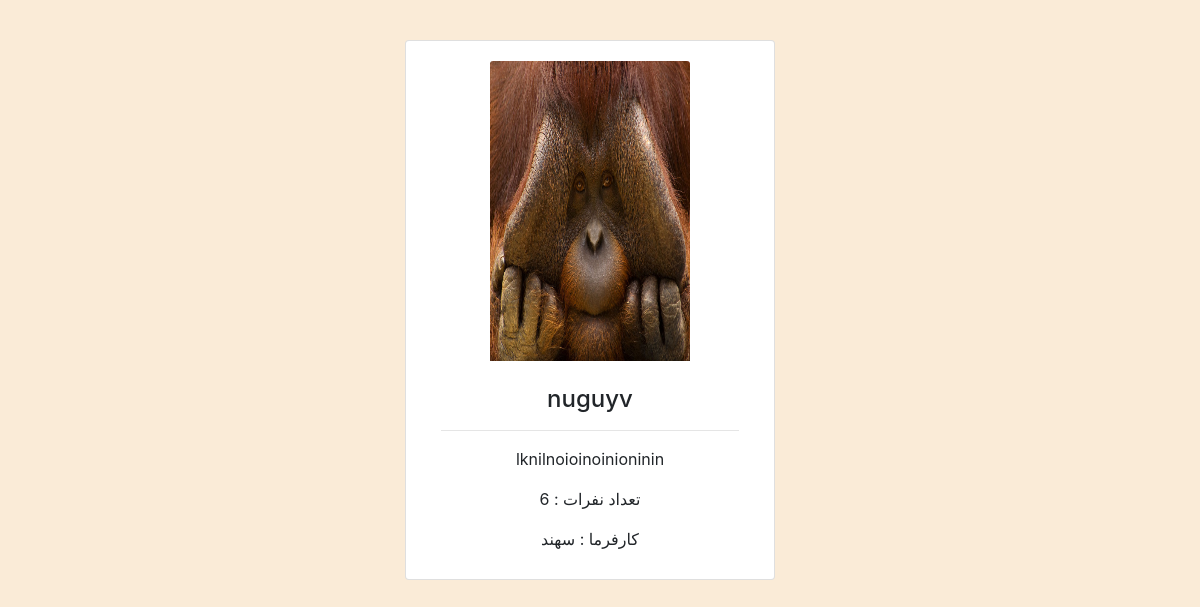
/jobs (signed in), run on an earlier commit of the app's database.
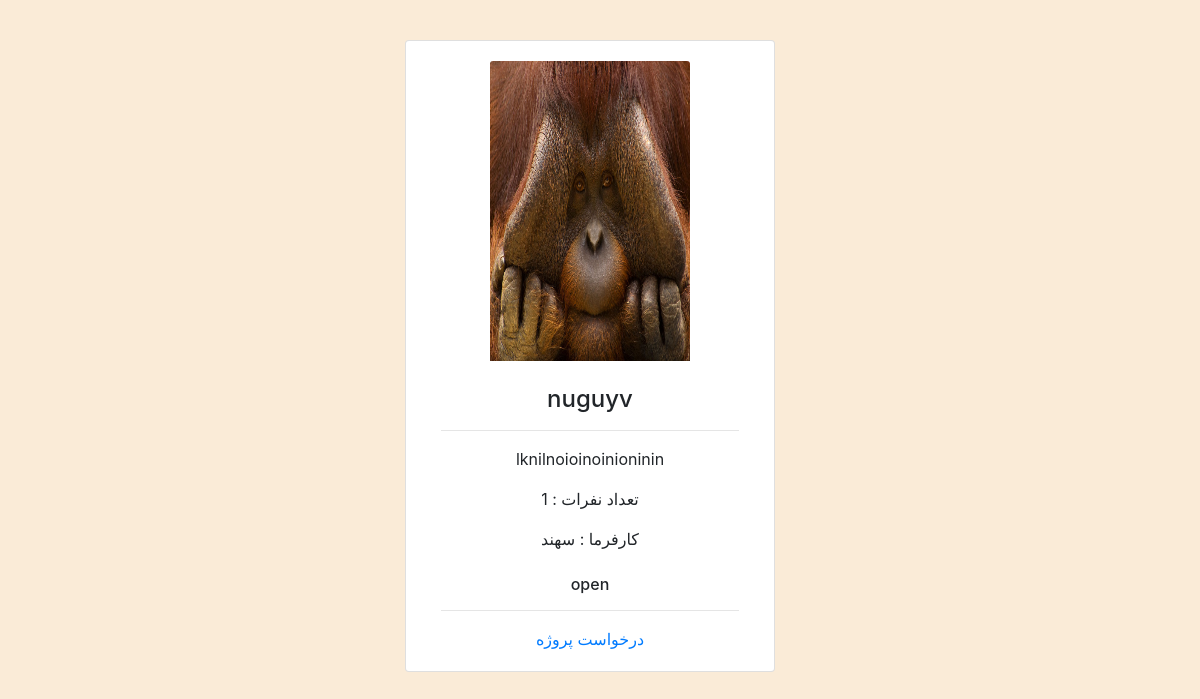
And on a later commit of the database.
### jobs/models.py (models this page shows, shortened)
class jobs(models.Model):
    idemployer = models.ForeignKey(customUser,on_delete = models.CASCADE,related_name='+')
    title = models.CharField(max_length=255)
    description = models.TextField()
    image = models.ImageField(upload_to="static/jobs")
    status = models.CharField(max_length=50)
    countem = models.IntegerField()

### main/models.py (models this page shows)
class customUser(models.Model):
    user = models.ForeignKey(User, on_delete=models.CASCADE)
    address = models.TextField()
    city = models.CharField(max_length=255)
    state = models.CharField(max_length=255)
    def __str__(self):
        return self.city

### jobs/views.py (the view)
# urls.py: path('jobs',views.allJobs),
def allJobs(request):
    allJob = jobs.objects.all()
    a = ""
    for i in request.user.groups.all():
        a += str(i)
    if request.user.is_authenticated:
        return render(request, 'index2.html',{"jobs":allJob,"staff":a})
    else:
        return redirect('/signup')

### jobs/templates/index2.html (shortened to what this page needs)
<!DOCTYPE html>
<html lang="en">
<head>
  <link rel="stylesheet" href="https://cdn.jsdelivr.net/npm/bootstrap@4.6.2/dist/css/bootstrap.min.css">
</head>
<body dir="rtl" style="background-color: antiquewhite;">
<div class="container" style="margin: 40px">
  {% for card in jobs %}
  <div class="card col-4" style="margin: auto;">
    <div class="card-body" style="text-align: center;margin: ">
        <img class="card-img-top" style="width: 200px;height: 300px;" src="{{card.image}}" alt="Card image">
        <br>
        <br>
      <h4 class="card-title">{{card.title}}</h4>
      <hr>
      <p class="card-text">{{card.description}}</p>
      <p> تعداد نفرات : {{card.countem}}</p>
      کارفرما : {{card.idemployer}}
      {% if staff == 'emploee' %}
      {% if card.status == 'open' %}
      <br>
      <br>
      <h6>{{card.status}}</h6>
      <hr>
      <a href="/{{card.id}}/{{card.idemployer.user}}" class="card-link">درخواست پروژه</a>
      {% else %}
      <h6>{{card.status}}</h6>
      {% endif %}
      {% endif %}
    </div>
  </div>
  {% endfor %}
</div>
</body>
</html>

What changed in the data, as far as the page shows it:
changed jobs "nuguyv": countem "6" → "1"; status (not shown) → "open"
